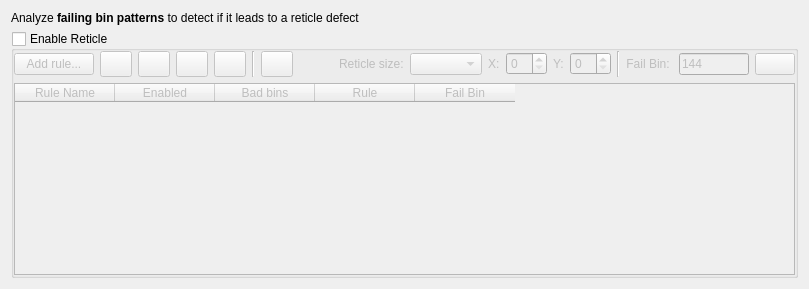
         <widget class="QWidget" name="tabReticle">
          <attribute name="title">
           <string>Reticle</string>
          </attribute>
          <layout class="QGridLayout" name="gridLayout_27">
           <property name="verticalSpacing">
            <number>6</number>
           </property>
           <item row="0" column="0">
            <widget class="QLabel" name="textLabelReticleSummary">
             <property name="sizePolicy">
              <sizepolicy hsizetype="Preferred" vsizetype="Preferred">
               <horstretch>0</horstretch>
               <verstretch>0</verstretch>
              </sizepolicy>
             </property>
             <property name="maximumSize">
              <size>
               <width>32767</width>
               <height>32767</height>
              </size>
             </property>
             <property name="text">
              <string>Analyze&lt;b&gt; failing bin patterns&lt;/b&gt; to detect if it leads to a reticle defect</string>
             </property>
             <property name="textFormat">
              <enum>Qt::RichText</enum>
             </property>
             <property name="alignment">
              <set>Qt::AlignVCenter</set>
             </property>
             <property name="wordWrap">
              <bool>true</bool>
             </property>
            </widget>
           </item>
           <item row="1" column="0">
            <widget class="QGroupBox" name="groupBoxReticle">
             <property name="sizePolicy">
              <sizepolicy hsizetype="Preferred" vsizetype="Expanding">
               <horstretch>0</horstretch>
               <verstretch>0</verstretch>
              </sizepolicy>
             </property>
             <property name="toolTip">
              <string/>
             </property>
             <property name="title">
              <string>Enable Reticle</string>
             </property>
             <property name="checkable">
              <bool>true</bool>
             </property>
             <property name="checked">
              <bool>false</bool>
             </property>
             <layout class="QVBoxLayout" name="verticalLayout_3">
              <property name="spacing">
               <number>6</number>
              </property>
              <property name="leftMargin">
               <number>0</number>
              </property>
              <property name="topMargin">
               <number>0</number>
              </property>
              <property name="rightMargin">
               <number>0</number>
              </property>
              <property name="bottomMargin">
               <number>0</number>
              </property>
              <item>
               <widget class="QFrame" name="frameMainReticle">
                <property name="sizePolicy">
                 <sizepolicy hsizetype="Preferred" vsizetype="Minimum">
                  <horstretch>0</horstretch>
                  <verstretch>0</verstretch>
                 </sizepolicy>
                </property>
                <property name="frameShape">
                 <enum>QFrame::NoFrame</enum>
                </property>
                <property name="frameShadow">
                 <enum>QFrame::Raised</enum>
                </property>
                <layout class="QGridLayout" name="gridLayout_26">
                 <property name="leftMargin">
                  <number>0</number>
                 </property>
                 <property name="topMargin">
                  <number>0</number>
                 </property>
                 <property name="rightMargin">
                  <number>0</number>
                 </property>
                 <property name="bottomMargin">
                  <number>0</number>
                 </property>
                 <item row="0" column="0">
                  <layout class="QHBoxLayout" name="horizontalLayout_18">
                   <item>
                    <widget class="QPushButton" name="pushButtonAddReticleRule">
                     <property name="text">
                      <string>Add rule...</string>
                     </property>
                    </widget>
                   </item>
                   <item>
                    <widget class="QPushButton" name="pushButtonEditReticleRule">
                     <property name="sizePolicy">
                      <sizepolicy hsizetype="Fixed" vsizetype="Fixed">
                       <horstretch>0</horstretch>
                       <verstretch>0</verstretch>
                      </sizepolicy>
                     </property>
                     <property name="minimumSize">
                      <size>
                       <width>32</width>
                       <height>26</height>
                      </size>
                     </property>
                     <property name="maximumSize">
                      <size>
                       <width>32</width>
                       <height>26</height>
                      </size>
                     </property>
                     <property name="focusPolicy">
                      <enum>Qt::NoFocus</enum>
                     </property>
                     <property name="toolTip">
                      <string>Properties: Edit/Review select rule...</string>
                     </property>
                     <property name="text">
                      <string/>
                     </property>
                     <property name="icon">
                      <iconset resource="gex.qrc">
                       <normaloff>:/gex/icons/properties.png</normaloff>:/gex/icons/properties.png</iconset>
                     </property>
                     <property name="iconSize">
                      <size>
                       <width>32</width>
                       <height>32</height>
                      </size>
                     </property>
                    </widget>
                   </item>
                   <item>
                    <widget class="QPushButton" name="pushButtonDuplicateReticleRule">
                     <property name="sizePolicy">
                      <sizepolicy hsizetype="Fixed" vsizetype="Fixed">
                       <horstretch>0</horstretch>
                       <verstretch>0</verstretch>
                      </sizepolicy>
                     </property>
                     <property name="minimumSize">
                      <size>
                       <width>32</width>
                       <height>26</height>
                      </size>
                     </property>
                     <property name="maximumSize">
                      <size>
                       <width>32</width>
                       <height>26</height>
                      </size>
                     </property>
                     <property name="sizeIncrement">
                      <size>
                       <width>32</width>
                       <height>26</height>
                      </size>
                     </property>
                     <property name="toolTip">
                      <string>Duplicate selected rule...</string>
                     </property>
                     <property name="text">
                      <string/>
                     </property>
                     <property name="icon">
                      <iconset resource="gex.qrc">
                       <normaloff>:/gex/icons/copy.png</normaloff>:/gex/icons/copy.png</iconset>
                     </property>
                     <property name="iconSize">
                      <size>
                       <width>32</width>
                       <height>32</height>
                      </size>
                     </property>
                    </widget>
                   </item>
                   <item>
                    <widget class="QPushButton" name="pushButtonUpReticleRule">
                     <property name="sizePolicy">
                      <sizepolicy hsizetype="Fixed" vsizetype="Fixed">
                       <horstretch>0</horstretch>
                       <verstretch>0</verstretch>
                      </sizepolicy>
                     </property>
                     <property name="minimumSize">
                      <size>
                       <width>32</width>
                       <height>26</height>
                      </size>
                     </property>
                     <property name="maximumSize">
                      <size>
                       <width>32</width>
                       <height>26</height>
                      </size>
                     </property>
                     <property name="toolTip">
                      <string>Move selection Up (Reorder)</string>
                     </property>
                     <property name="text">
                      <string/>
                     </property>
                     <property name="icon">
                      <iconset resource="gex.qrc">
                       <normaloff>:/gex/icons/arrow_up.png</normaloff>:/gex/icons/arrow_up.png</iconset>
                     </property>
                     <property name="iconSize">
                      <size>
                       <width>32</width>
                       <height>32</height>
                      </size>
                     </property>
                    </widget>
                   </item>
                   <item>
                    <widget class="QPushButton" name="pushButtonDownReticleRule">
                     <property name="sizePolicy">
                      <sizepolicy hsizetype="Fixed" vsizetype="Fixed">
                       <horstretch>0</horstretch>
                       <verstretch>0</verstretch>
                      </sizepolicy>
                     </property>
                     <property name="minimumSize">
                      <size>
                       <width>32</width>
                       <height>26</height>
                      </size>
                     </property>
                     <property name="maximumSize">
                      <size>
                       <width>32</width>
                       <height>26</height>
                      </size>
                     </property>
                     <property name="toolTip">
                      <string>Move selection Down (Reorder)</string>
                     </property>
                     <property name="text">
                      <string/>
                     </property>
                     <property name="icon">
                      <iconset resource="gex.qrc">
                       <normaloff>:/gex/icons/arrow_down.png</normaloff>:/gex/icons/arrow_down.png</iconset>
                     </property>
                     <property name="iconSize">
                      <size>
                       <width>32</width>
                       <height>32</height>
                      </size>
                     </property>
                    </widget>
                   </item>
                   <item>
                    <widget class="Line" name="Line2_6">
                     <property name="frameShape">
                      <enum>QFrame::VLine</enum>
                     </property>
                     <property name="frameShadow">
                      <enum>QFrame::Sunken</enum>
                     </property>
                    </widget>
                   </item>
                   <item>
                    <widget class="QPushButton" name="pushButtonRemoveReticleRule">
                     <property name="sizePolicy">
                      <sizepolicy hsizetype="Fixed" vsizetype="Fixed">
                       <horstretch>0</horstretch>
                       <verstretch>0</verstretch>
                      </sizepolicy>
                     </property>
                     <property name="minimumSize">
                      <size>
                       <width>32</width>
                       <height>26</height>
                      </size>
                     </property>
                     <property name="maximumSize">
                      <size>
                       <width>32</width>
                       <height>26</height>
                      </size>
                     </property>
                     <property name="toolTip">
                      <string>Remove selected rule...</string>
                     </property>
                     <property name="text">
                      <string/>
                     </property>
                     <property name="icon">
                      <iconset resource="gex.qrc">
                       <normaloff>:/gex/icons/file_remove.png</normaloff>:/gex/icons/file_remove.png</iconset>
                     </property>
                     <property name="iconSize">
                      <size>
                       <width>32</width>
                       <height>32</height>
                      </size>
                     </property>
                    </widget>
                   </item>
                   <item>
                    <spacer name="horizontalSpacer_23">
                     <property name="orientation">
                      <enum>Qt::Horizontal</enum>
                     </property>
                     <property name="sizeHint" stdset="0">
                      <size>
                       <width>40</width>
                       <height>20</height>
                      </size>
                     </property>
                    </spacer>
                   </item>
                   <item>
                    <widget class="QLabel" name="labelReticleSize">
                     <property name="text">
                      <string>Reticle size:</string>
                     </property>
                    </widget>
                   </item>
                   <item>
                    <widget class="QComboBox" name="comboBoxReticleSource">
                     <property name="toolTip">
                      <string>Choose the source of the reticle size</string>
                     </property>
                    </widget>
                   </item>
                   <item>
                    <widget class="QLabel" name="labelReticleX">
                     <property name="text">
                      <string>X:</string>
                     </property>
                    </widget>
                   </item>
                   <item>
                    <widget class="QSpinBox" name="spinBoxReticleX">
                     <property name="toolTip">
                      <string>Size in number of die of x-axis</string>
                     </property>
                    </widget>
                   </item>
                   <item>
                    <widget class="QLabel" name="labelReticleY">
                     <property name="text">
                      <string>Y:</string>
                     </property>
                    </widget>
                   </item>
                   <item>
                    <widget class="QSpinBox" name="spinBoxReticleY">
                     <property name="toolTip">
                      <string>Size in number of die of y-axis</string>
                     </property>
                    </widget>
                   </item>
                   <item>
                    <widget class="Line" name="line">
                     <property name="orientation">
                      <enum>Qt::Vertical</enum>
                     </property>
                    </widget>
                   </item>
                   <item>
                    <widget class="QLabel" name="textLabel2_2_2_2_2_2_2_2_6">
                     <property name="maximumSize">
                      <size>
                       <width>32767</width>
                       <height>32767</height>
                      </size>
                     </property>
                     <property name="text">
                      <string>Fail Bin: </string>
                     </property>
                     <property name="alignment">
                      <set>Qt::AlignRight|Qt::AlignTrailing|Qt::AlignVCenter</set>
                     </property>
                     <property name="wordWrap">
                      <bool>false</bool>
                     </property>
                    </widget>
                   </item>
                   <item>
                    <widget class="QLineEdit" name="lineEditBadReticule">
                     <property name="maximumSize">
                      <size>
                       <width>70</width>
                       <height>16777215</height>
                      </size>
                     </property>
                     <property name="toolTip">
                      <string>Defines the default Bin to issue for a Good die Reticle outlier (hard bin &amp; soft bin)</string>
                     </property>
                     <property name="text">
                      <string>144</string>
                     </property>
                    </widget>
                   </item>
                   <item>
                    <widget class="GColorPushButton" name="pushButtonBadReticule">
                     <property name="sizePolicy">
                      <sizepolicy hsizetype="Preferred" vsizetype="Fixed">
                       <horstretch>0</horstretch>
                       <verstretch>0</verstretch>
                      </sizepolicy>
                     </property>
                     <property name="maximumSize">
                      <size>
                       <width>50</width>
                       <height>16777215</height>
                      </size>
                     </property>
                     <property name="toolTip">
                      <string>Define the Bin color assigned to Good dies Reticle outlier</string>
                     </property>
                     <property name="text">
                      <string/>
                     </property>
                     <property name="autoDefault">
                      <bool>false</bool>
                     </property>
                    </widget>
                   </item>
                  </layout>
                 </item>
                 <item row="1" column="0">
                  <widget class="QTableWidget" name="tableWidgetReticleRules">
                   <property name="selectionMode">
                    <enum>QAbstractItemView::SingleSelection</enum>
                   </property>
                   <property name="selectionBehavior">
                    <enum>QAbstractItemView::SelectRows</enum>
                   </property>
                   <column>
                    <property name="text">
                     <string>Rule Name</string>
                    </property>
                   </column>
                   <column>
                    <property name="text">
                     <string>Enabled</string>
                    </property>
                   </column>
                   <column>
                    <property name="text">
                     <string>Bad bins</string>
                    </property>
                   </column>
                   <column>
                    <property name="text">
                     <string>Rule</string>
                    </property>
                   </column>
                   <column>
                    <property name="text">
                     <string>Fail Bin</string>
                    </property>
                   </column>
                  </widget>
                 </item>
                </layout>
               </widget>
              </item>
             </layout>
            </widget>
           </item>
          </layout>
         </widget>
